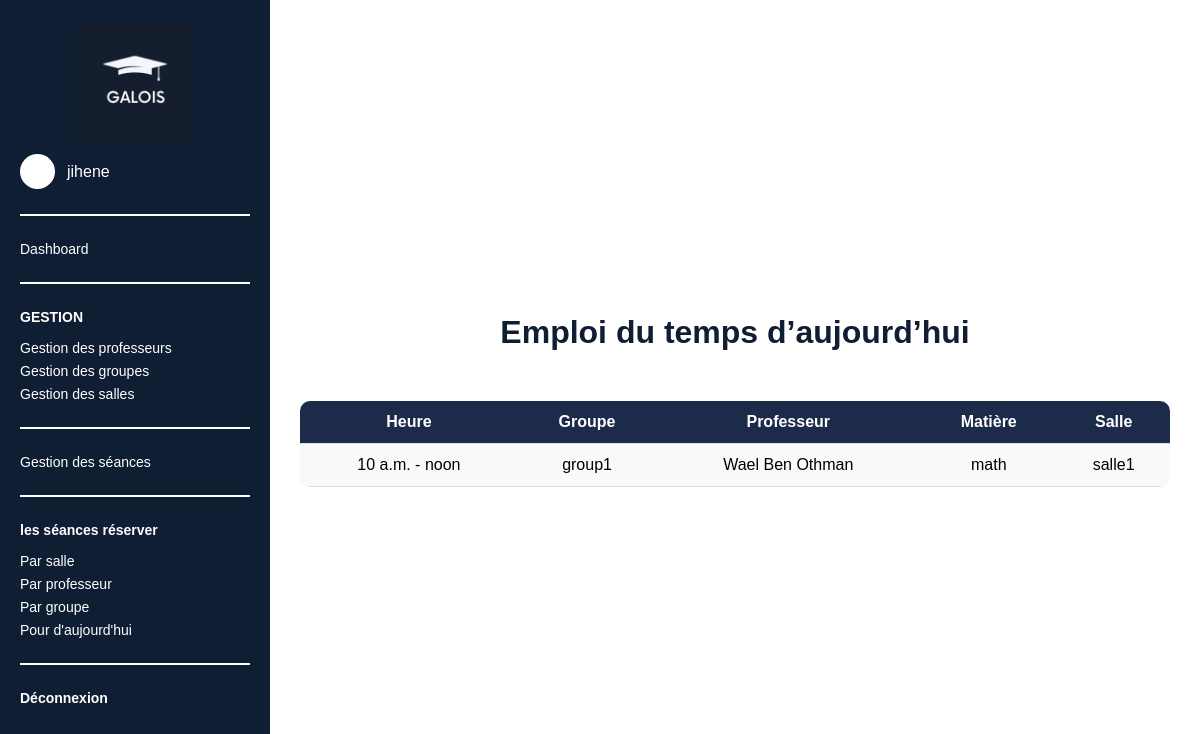
Screenshot of /emplois/today/ (signed in) with the database file from the repository.
### emploi_du_temps/models.py (models this page shows, shortened)
class Seance(models.Model):
    groupe = models.ForeignKey(Groupe, on_delete=models.CASCADE, related_name='seances')
    salle = models.ForeignKey(Salle, on_delete=models.CASCADE, related_name='seances')
    date = models.DateField()
    heure_debut = models.TimeField()
    heure_fin = models.TimeField()
    class Meta:
        ordering = ['date', 'heure_debut']

class Groupe(models.Model):
    nom = models.CharField(max_length=100)
    professeur = models.ForeignKey(Professeur, on_delete=models.CASCADE, related_name='groupes')
    matiere = models.ForeignKey(Matiere, on_delete=models.CASCADE, related_name='groupes')
    nombre_etudiants = models.IntegerField()
    class Meta:
        unique_together = ('nom', 'professeur', 'matiere')

class Professeur(models.Model):
    user = models.OneToOneField(User, on_delete=models.CASCADE, null=True, blank=True)
    nom = models.CharField(max_length=100)
    prenom = models.CharField(max_length=100)
    email = models.EmailField(unique=True)
    telephone = models.CharField(max_length=20, unique=True)
    matiere = models.ForeignKey(Matiere, on_delete=models.SET_NULL, null=True, blank=True, related_name='professeurs')
    class Meta:
        verbose_name_plural = "professeurs"
    @property
    def nom_complet(self):
        return f"{self.prenom} {self.nom}"

class Matiere(models.Model):
    nom = models.CharField(max_length=100, unique=True)

class Salle(models.Model):
    nom = models.CharField(max_length=50, unique=True)
    capacite = models.IntegerField()

### emploi_du_temps/views.py (the view)
# urls.py: path('emplois/today/', views.emploi_today, name='emploi_today'),
def emploi_today(request):
    today = timezone.localdate()
    seances_today = Seance.objects.select_related(
        'groupe__professeur',
        'groupe__matiere',
        'salle'
    ).filter(date=today).order_by('heure_debut')
    return render(request, 'emploi_today.html', {
        'seances_today': seances_today,
        'today': today
    })

### emploi_du_temps/templates/emploi_today.html (shortened to what this page needs)
<!DOCTYPE html>
<html lang="fr">
<head>
    {% load static %}
    <link rel="stylesheet" href="{% static 'css/dashboard.css' %}">
</head>
<body>
    <div class="container">
        <aside class="sidebar">
            <div class="logo-box">
                <img src="{% static 'images/logo.png' %}" alt="Logo" class="logo-sidebar">
            </div>
            <div class="admin-line">
                <div class="small-avatar"></div>
                <span>{{ request.user.username }}</span>
            </div>
            <hr>
            <a href="{% url 'dashboard' %}" class="active">Dashboard</a>
            <hr>
            <p class="menu-title">GESTION</p>
            <a href="{% url 'professeurs' %}">Gestion des professeurs</a>
            <a href="{% url 'groupes' %}">Gestion des groupes</a>
            <a href="{% url 'salles' %}">Gestion des salles</a>
            <hr>
            <a href="{% url 'seances' %}">Gestion des séances</a>
            <hr>
            <p class="menu-title">les séances réserver</p>
            <a href="{% url 'emploi_salle' %}">Par salle</a>
            <a href="{% url 'emploi_professeur' %}">Par professeur</a>
            <a href="{% url 'emploi_groupe' %}">Par groupe</a>
            <a href="{% url 'emploi_today' %}">Pour d'aujourd'hui</a>
            <hr>
            <a href="{% url 'logout' %}" class="logout">Déconnexion</a>
        </aside>
        <main class="content">
            <h1 style="color: #0f1e33; margin-bottom: 30px; text-align: center;">Emploi du temps d’aujourd’hui</h1>
            <div class="today-schedule">
                {% if seances_today %}
                <table class="schedule-table">
                    <thead>
                        <tr>
                            <th>Heure</th>
                            <th>Groupe</th>
                            <th>Professeur</th>
                            <th>Matière</th>
                            <th>Salle</th>
                        </tr>
                    </thead>
                    <tbody>
                        {% for seance in seances_today %}
                        <tr>
                            <td>{{ seance.heure_debut }} - {{ seance.heure_fin }}</td>
                            <td>{{ seance.groupe.nom }}</td>
                            <td>{{ seance.groupe.professeur.nom_complet }}</td>
                            <td>{{ seance.groupe.matiere.nom }}</td>
                            <td>{{ seance.salle.nom }}</td>
                        </tr>
                        {% endfor %}
                    </tbody>
                </table>
                {% else %}
                    <p class="empty">Aucune séance prévue aujourd’hui.</p>
                {% endif %}
            </div>
        </main>
    </div>
</body>
</html>

### emploi_du_temps/static/css/dashboard.css (style rules this page uses)
* { margin: 0; padding: 0; box-sizing: border-box; font-family: Arial, sans-serif; }
.container { display: flex; height: 100vh; }
.sidebar { width: 270px; background-color: #0f1e33; color: white; padding: 25px 20px; }
.logo-box { text-align: center; margin-bottom: 10px; }
.logo-sidebar { width: 120px; }
.admin-line { display: flex; align-items: center; gap: 12px; margin-bottom: 20px; }
.small-avatar { width: 35px; height: 35px; background-color: white; border-radius: 50%; }
.sidebar hr { border: 1px solid white; margin: 25px 0; }
.menu-title { font-weight: bold; margin-bottom: 15px; font-size: 14px; }
.sidebar a { display: block; color: white; text-decoration: none; margin: 12px 0; font-size: 14px; }
.logout { font-weight: bold; }
.content { flex: 1; background-color: white; display: flex; justify-content: center; align-items: center; }

### emploi_du_temps/templates/emploi_today.html (style rules this page uses)
* { margin: 0; padding: 0; box-sizing: border-box; font-family: Arial, sans-serif; }
.container { display: flex; height: 100vh; }
.sidebar { width: 270px; background-color: #0f1e33; color: white; padding: 25px 20px; }
.logo-box { text-align: center; margin-bottom: 5px; }
.logo-sidebar { width: 120px; }
.admin-line { display: flex; align-items: center; gap: 12px; margin-bottom: 20px; }
.small-avatar { width: 35px; height: 35px; background-color: white; border-radius: 50%; }
.sidebar hr { border: 1px solid white; margin: 25px 0; }
.menu-title { font-weight: bold; margin-bottom: 15px; font-size: 14px; }
.sidebar a { display: block; color: white; text-decoration: none; margin: 7px 0; font-size: 14px; }
.logout { font-weight: bold; }
.content { flex: 1; background-color: white; display: flex; flex-direction: column; align-items: center; padding: 30px; overflow-y: auto; }
.today-schedule { width: 100%; max-width: 900px; margin-top: 20px; }
.schedule-table { width: 100%; border-collapse: collapse; background: #f8f9fa; border-radius: 10px; overflow: hidden; }
.schedule-table th, .schedule-table td { padding: 12px; text-align: center; border-bottom: 1px solid #ddd; }
.schedule-table th { background-color: #1c2b4a; color: white; }

### rows the page displays
Seance: heure_debut "10 a.m.", heure_fin "noon", groupe.nom "group1", groupe.professeur.nom_complet "Wael Ben Othman", groupe.matiere.nom "math", salle.nom "salle1"

### other values shown
{{ request.user.username }} "jihene"
